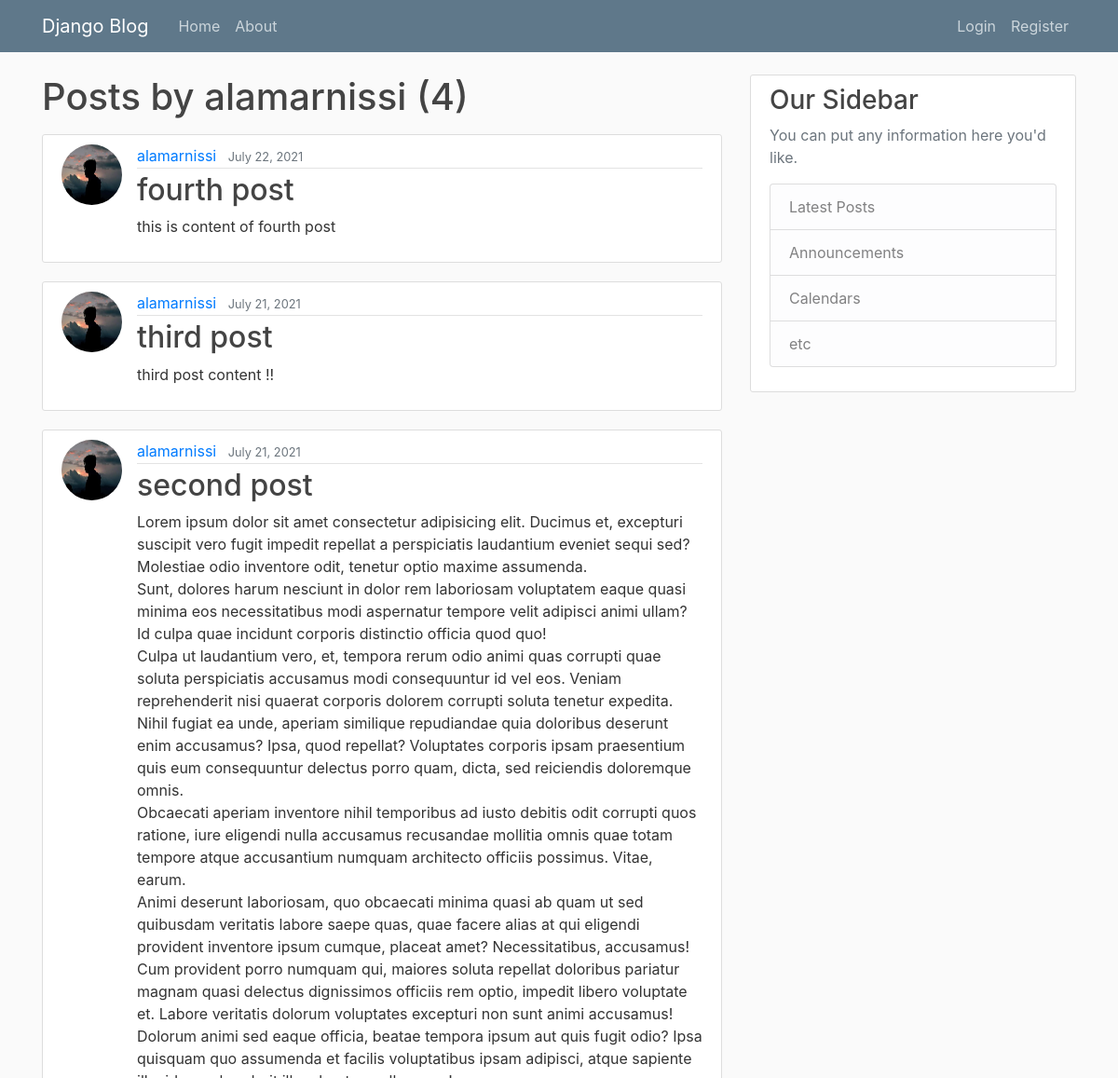
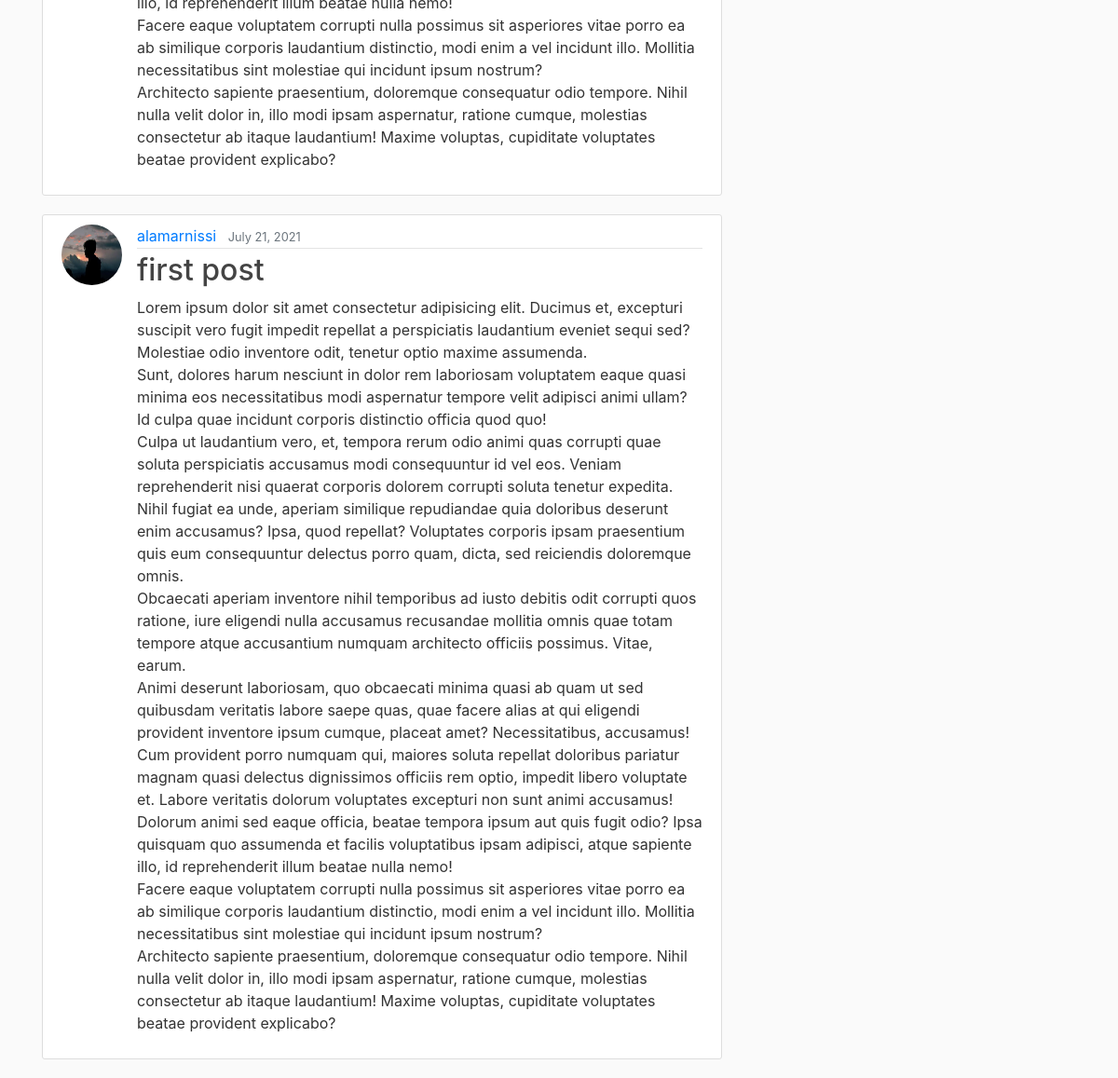
The app's page /user/alamarnissi with its own data (2 pictures, top to bottom).
### blog/models.py (models this page shows, shortened)
class Post(models.Model):
    title = models.CharField(max_length=100)
    content = models.TextField()
    date_posted = models.DateTimeField(default=timezone.now)
    author = models.ForeignKey(User, on_delete=models.CASCADE)

### users/models.py (models this page shows, shortened)
class Profile(models.Model):
    user = models.OneToOneField(User, on_delete=models.CASCADE)
    image = models.ImageField(default='default.jpg', upload_to='profile_pics')

### blog/views.py (the view)
# urls.py: path('user/<str:username>', UserPostListView.as_view(), name='user-posts'),
class UserPostListView(ListView):
    model = Post
    template_name = 'blog/user_posts.html'  # <app>/<model>_<viewtype>.html
    context_object_name = 'posts'
    paginate_by = 5
    def get_queryset(self):
        user = get_object_or_404(User, username=self.kwargs.get('username'))
        return Post.objects.filter(author=user).order_by('-date_posted')

### blog/templates/blog/user_posts.html (shortened to what this page needs)
{% extends "blog/base.html" %}
{% block content %}
    <h1 class="mb-3">Posts by {{ view.kwargs.username }} ({{ page_obj.paginator.count }})</h1>
    {% for post in posts %}
        <article class="media content-section">
          <img class="rounded-circle article-img" src="{{ post.author.profile.image.url }}">
          <div class="media-body">
            <div class="article-metadata">
              <a class="mr-2" href="{% url 'user-posts' post.author.username %}">{{ post.author }}</a>
              <small class="text-muted">{{ post.date_posted|date:"F d, Y" }}</small>
            </div>
            <h2><a class="article-title" href="{% url 'post-detail' post.id %}">{{ post.title }}</a></h2>
            <p class="article-content">{{ post.content }}</p>
          </div>
        </article>
    {% endfor %}
{% endblock content %}

### blog/static/blog/main.css (style rules this page uses)
body { background: #fafafa; color: #333333; margin-top: 5rem; }
h1, h2, h3, h4, h5, h6 { color: #444444; }
.content-section { background: #ffffff; padding: 10px 20px; border: 1px solid #dddddd; border-radius: 3px; margin-bottom: 20px; }
.article-title { color: #444444; }
.article-content { white-space: pre-line; }
.article-img { height: 65px; width: 65px; margin-right: 16px; }
.article-metadata { padding-bottom: 1px; margin-bottom: 4px; border-bottom: 1px solid #e3e3e3 }

### records on screen
Post: author.profile.image (picture), author "alamarnissi", date_posted "July 22, 2021", title "fourth post", content "this is content of fourth post"
Post: author.profile.image (picture), author "alamarnissi", date_posted "July 21, 2021", title "third post", content "third post content !!"
Post: author.profile.image (picture), author "alamarnissi", date_posted "July 21, 2021", title "second post", content "Lorem ipsum dolor sit amet consectetur adipisicing elit. Ducimus et, excepturi suscipit vero fugit impedit repellat a perspiciatis laudantium eveniet sequi sed? Molestiae odio inventore odit, tenetur optio maxime assumenda. Sunt, dolores harum nesciunt in dolor rem laboriosam voluptatem eaque quasi minima eos necessitatibus modi aspernatur tempore velit adipisci animi ullam? Id culpa quae incidunt corporis distinctio officia quod quo! Culpa ut laudantium vero, et, tempora rerum odio animi quas corrupti quae soluta perspiciatis accusamus modi consequuntur id vel eos. Veniam reprehenderit nisi quaerat corporis dolorem corrupti soluta tenetur expedita. Nihil fugiat ea unde, aperiam similique…"
Post: author.profile.image (picture), author "alamarnissi", date_posted "July 21, 2021", title "first post", content "Lorem ipsum dolor sit amet consectetur adipisicing elit. Ducimus et, excepturi suscipit vero fugit impedit repellat a perspiciatis laudantium eveniet sequi sed? Molestiae odio inventore odit, tenetur optio maxime assumenda. Sunt, dolores harum nesciunt in dolor rem laboriosam voluptatem eaque quasi minima eos necessitatibus modi aspernatur tempore velit adipisci animi ullam? Id culpa quae incidunt corporis distinctio officia quod quo! Culpa ut laudantium vero, et, tempora rerum odio animi quas corrupti quae soluta perspiciatis accusamus modi consequuntur id vel eos. Veniam reprehenderit nisi quaerat corporis dolorem corrupti soluta tenetur expedita. Nihil fugiat ea unde, aperiam similique…"

### other values on screen
{{ view.kwargs.username }} "alamarnissi"
{{ page_obj.paginator.count }} "4"
